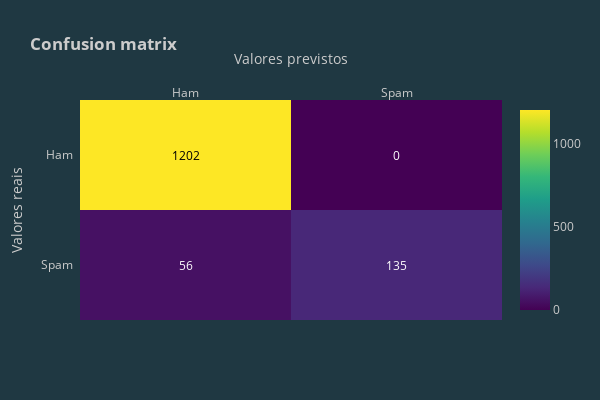

Notebook cell for this chart:
### Markdown cell above
Vamos criar o mesmo modelo que foi criado anteriormente, mas dessa vez vamos empilhar os passos que realizamos etapa por etapa em uma única execução. A classe Pipeline ser justamente para isso, primeiro vamos realizar o CountVectorizer, depois TfidfTransformer e por fim, a aplicação do modelo para treinamento.

### Code cell
pipe = Pipeline([('bow', CountVectorizer()), 
                 ('tfid', TfidfTransformer()),  
                 ('model', MultinomialNB())])

#Treinando o modelo
pipe.fit(x_train, y_train)

#Realizando as previsões
y_pred_class = pipe.predict(x_test)

#Visualizando os resultados
print('Os dados de treinos obtiveram a acurácia de: {}%'.format((round(metrics.accuracy_score(y_test, y_pred_class) * 100, 2))))
conf_matrix(metrics.confusion_matrix(y_test, y_pred_class))

### Figure 1 — Plotly figure (JSON) as saved in the notebook; plotly's stock layout.template omitted (floating-point values rounded to 4 significant figures)
{"data": [{"colorscale": [[0, "#440154"], [0.1111, "#482878"], [0.2222, "#3e4989"], [0.3333, "#31688e"], [0.4444, "#26828e"], [0.5556, "#1f9e89"], [0.6667, "#35b779"], [0.7778, "#6ece58"], [0.8889, "#b5de2b"], [1, "#fde725"]], "reversescale": false, "showscale": true, "type": "heatmap", "x": ["Ham", "Spam"], "y": ["Spam", "Ham"], "z": [[56, 135], [1202, 0]]}], "layout": {"annotations": [{"font": {"color": "#FFFFFF"}, "showarrow": false, "text": "56", "x": "Ham", "xref": "x", "y": "Spam", "yref": "y"}, {"font": {"color": "#FFFFFF"}, "showarrow": false, "text": "135", "x": "Spam", "xref": "x", "y": "Spam", "yref": "y"}, {"font": {"color": "#000000"}, "showarrow": false, "text": "1202", "x": "Ham", "xref": "x", "y": "Ham", "yref": "y"}, {"font": {"color": "#FFFFFF"}, "showarrow": false, "text": "0", "x": "Spam", "xref": "x", "y": "Ham", "yref": "y"}], "height": 400, "title": {"text": "<b>Confusion matrix</b>"}, "width": 600, "xaxis": {"dtick": 1, "gridcolor": "rgb(0, 0, 0)", "side": "top", "ticks": "", "title": {"text": "Valores previstos"}}, "yaxis": {"dtick": 1, "ticks": "", "ticksuffix": "  ", "title": {"text": "Valores reais"}}}}
